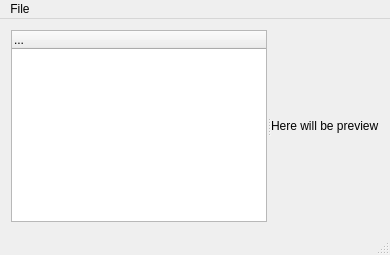
<?xml version="1.0" encoding="UTF-8"?>
<ui version="4.0">
 <class>InterfaceCreator</class>
 <widget class="QMainWindow" name="InterfaceCreator">
  <property name="geometry">
   <rect>
    <x>0</x>
    <y>0</y>
    <width>324</width>
    <height>250</height>
   </rect>
  </property>
  <property name="windowTitle">
   <string>InterfaceCreator</string>
  </property>
  <widget class="QWidget" name="centralWidget">
   <property name="sizePolicy">
    <sizepolicy hsizetype="Expanding" vsizetype="MinimumExpanding">
     <horstretch>0</horstretch>
     <verstretch>0</verstretch>
    </sizepolicy>
   </property>
   <layout class="QHBoxLayout" name="horizontalLayout">
    <item>
     <widget class="QSplitter" name="splitter">
      <property name="orientation">
       <enum>Qt::Horizontal</enum>
      </property>
      <widget class="QTreeWidget" name="projectView">
       <property name="sizePolicy">
        <sizepolicy hsizetype="MinimumExpanding" vsizetype="Expanding">
         <horstretch>0</horstretch>
         <verstretch>0</verstretch>
        </sizepolicy>
       </property>
       <column>
        <property name="text">
         <string>...</string>
        </property>
       </column>
      </widget>
      <widget class="QLabel" name="label">
       <property name="sizePolicy">
        <sizepolicy hsizetype="Expanding" vsizetype="Expanding">
         <horstretch>0</horstretch>
         <verstretch>0</verstretch>
        </sizepolicy>
       </property>
       <property name="text">
        <string>Here will be preview</string>
       </property>
      </widget>
     </widget>
    </item>
   </layout>
  </widget>
  <widget class="QMenuBar" name="menuBar">
   <property name="geometry">
    <rect>
     <x>0</x>
     <y>0</y>
     <width>324</width>
     <height>20</height>
    </rect>
   </property>
   <widget class="QMenu" name="menuFile">
    <property name="title">
     <string>File</string>
    </property>
    <addaction name="actionNew_Project"/>
    <addaction name="actionOpen_Project"/>
    <addaction name="separator"/>
    <addaction name="actionChange_asset_foldder"/>
    <addaction name="separator"/>
    <addaction name="actionQuit"/>
   </widget>
   <addaction name="menuFile"/>
  </widget>
  <widget class="QStatusBar" name="statusBar"/>
  <action name="actionNew_Project">
   <property name="text">
    <string>New Project...</string>
   </property>
   <property name="shortcut">
    <string>Ctrl+N</string>
   </property>
  </action>
  <action name="actionOpen_Project">
   <property name="text">
    <string>Open Project...</string>
   </property>
   <property name="shortcut">
    <string>Ctrl+O</string>
   </property>
  </action>
  <action name="actionQuit">
   <property name="text">
    <string>Quit</string>
   </property>
  </action>
  <action name="actionChange_asset_foldder">
   <property name="text">
    <string>Change asset foldder</string>
   </property>
  </action>
 </widget>
 <layoutdefault spacing="6" margin="11"/>
 <resources/>
 <connections/>
</ui>
